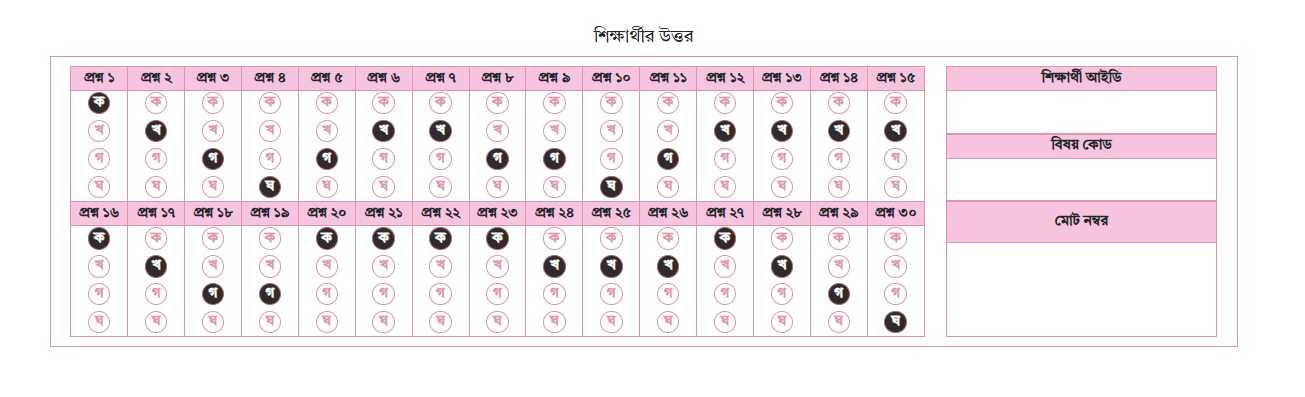
#> input picture omr4.png, 1305 x 397 px
$ python main-v-23.py
#> lines starting #> are read from the running program, lines starting #| are printed output that depends on the picture; after the words box and inside, x2 and y2 are one past the last pixel; in counts of white or black regions, pixels touching at a corner belong together
import cv2
import numpy as np
import os
from PIL import Image, ImageDraw, ImageFont


# --- Section 1: Image Preprocessing and Splitting ---

def display_and_split_biggest_rectangle_part(image_path):
    """
    Loads an image, finds the biggest rectangular part (assumed to be the OMR sheet),
    and splits it into the answer section (left) and info section (right),
    returning them as NumPy arrays and the bounding box of the main OMR part.

    Args:
        image_path (str): The path to the input image file.

    Returns:
        tuple: (answer_section_img, info_section_img, biggest_rect_bbox, answer_section_rel_bbox)
               where biggest_rect_bbox is (x, y, w, h) of the detected OMR sheet,
               and answer_section_rel_bbox is (x_rel, y_rel, w_rel, h_rel) relative to the biggest_rect_bbox,
               or (None, None, None, None) if the image cannot be loaded or no rectangle is found.
    """
#> called with image_path = 'omr4.png'
    image = cv2.imread(image_path)
#> image is the input picture: shape (397, 1305, 3); mean B, G, R 240.9, 236.9, 246.2

    if image is None:
        print(f"❌ Error: Could not load image from {image_path}")
        return None, None, None, None  # Return None for all on failure

    # Convert to grayscale for contour detection
    gray = cv2.cvtColor(image, cv2.COLOR_BGR2GRAY)
    # Apply binary inverse threshold to make text/marks white and background black
    # This helps in finding contours of the main OMR area. Adjust threshold if needed.
    _, thresh = cv2.threshold(gray, 200, 255, cv2.THRESH_BINARY_INV)
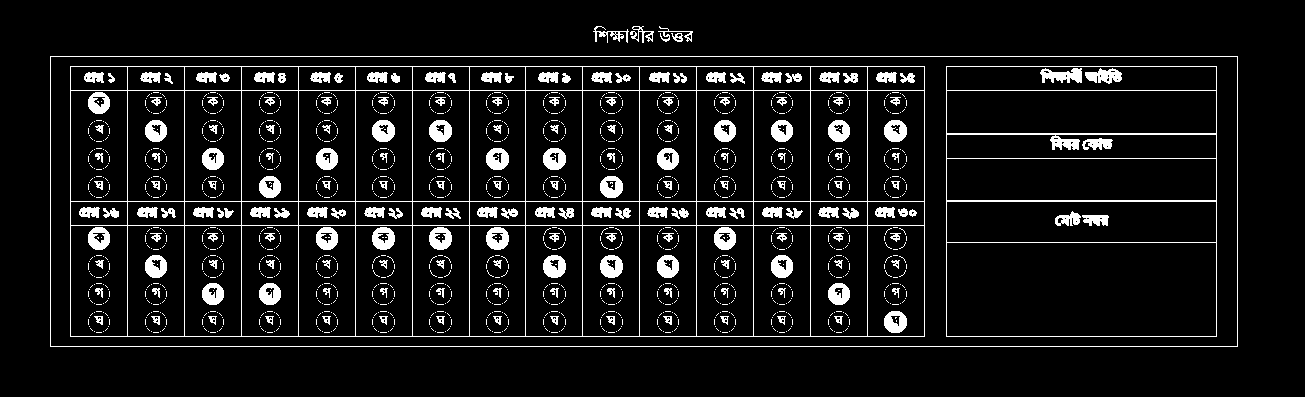
#> thresh: shape (397, 1305); 8.4% white; 1619 white regions (1423 under 20 px)

    # Find contours in the thresholded image
    contours, _ = cv2.findContours(thresh, cv2.RETR_EXTERNAL, cv2.CHAIN_APPROX_SIMPLE)
#> contours = 5 contours; box (x1, y1, x2, y2) and area: (50, 56, 1238, 347) 344230, (593, 26, 629, 43) 130, (630, 26, 654, 43) 106, (658, 26, 693, 42) 64, (671, 33, 683, 42) 56

    biggest_rect_bbox = None
    max_area = 0

    # Iterate through contours to find the largest quadrilateral (rectangle)
    for contour in contours:
        perimeter = cv2.arcLength(contour, True)
        # Approximate the contour to a polygon. 0.02 * perimeter is a common epsilon.
        approx = cv2.approxPolyDP(contour, 0.02 * perimeter, True)

        # Check if the approximated contour has 4 vertices (a quadrilateral)
        # and if its area is significant enough to be considered the OMR sheet.
        # Area threshold (1000) might need adjustment based on image resolution.
        if len(approx) == 4 and cv2.contourArea(approx) > 1000:
            x, y, w, h = cv2.boundingRect(approx)  # Get bounding rectangle coordinates
            area = w * h
            if area > max_area:  # Keep track of the biggest rectangle found
                max_area = area
                biggest_rect_bbox = (x, y, w, h)
#> this loop made 5 passes
#> (perimeter, approx, x, y, w, h, area, max_area) on pass 1: (2954, [[50, 56], [50, 346], [1237, 346], [1237, 56]], 50, 56, 1188, 291, 345708, 345708)
#> after the loop, max_area = 345708

    if biggest_rect_bbox:
        x, y, w, h = biggest_rect_bbox
        # Crop the biggest rectangular part from the original image
        rectangular_part = image[y:y + h, x:x + w]
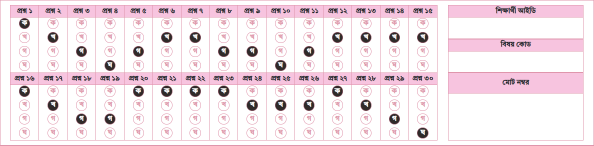
#> rectangular_part: shape (291, 1188, 3) (shown at 1/2 size); mean B, G, R 234.2, 228.2, 242.1

        # Split into initial answer section (left 75% width) and info section (right 25% width)
        # These percentages are assumptions based on typical OMR layouts and might need tuning.
        answer_section_with_outer = rectangular_part[:, 0:int(0.75 * w)]
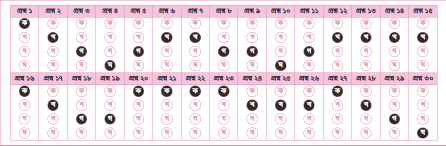
#> answer_section_with_outer: shape (291, 891, 3) (shown at 1/2 size); mean B, G, R 232.1, 226.7, 239.9
        info_section_with_outer = rectangular_part[:, int(0.75 * w):]

        # Function to find the main content within a section (removing surrounding white borders)
        def crop_white_borders(section_image):
            if section_image is None or section_image.size == 0:
                return section_image, (0, 0, 0, 0)  # Return empty if input is empty
            gray_section = cv2.cvtColor(section_image, cv2.COLOR_BGR2GRAY)
            # Re-threshold the section to find its internal content
            _, thresh_section = cv2.threshold(gray_section, 200, 255, cv2.THRESH_BINARY_INV)
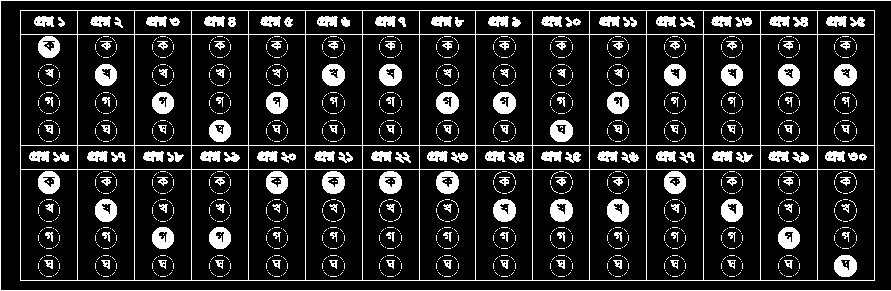
#> thresh_section: shape (291, 891); 14.4% white; 1609 white regions (1423 under 20 px)
            contours_section, _ = cv2.findContours(thresh_section, cv2.RETR_EXTERNAL, cv2.CHAIN_APPROX_SIMPLE)
#> contours_section = 2 contours, 1 with area under 20; largest, box (x1, y1, x2, y2) and area: (20, 10, 875, 281) 230580

            if contours_section:
                # Find the largest contour within the section and crop to its bounding box
                largest_contour_section = max(contours_section, key=cv2.contourArea)
#> largest_contour_section = [[20, 10], [20, 280], [874, 280], [874, 10]]
                x_sec, y_sec, w_sec, h_sec = cv2.boundingRect(largest_contour_section)
#> x_sec = 20; y_sec = 10; w_sec = 855; h_sec = 271
                cropped_img = section_image[y_sec:y_sec + h_sec, x_sec:x_sec + w_sec]
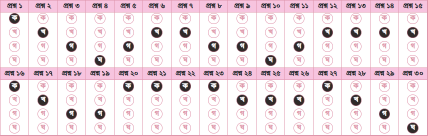
#> cropped_img: shape (271, 855, 3) (shown at 1/2 size); mean B, G, R 230.2, 224.3, 238.4
                return cropped_img, (x_sec, y_sec, w_sec, h_sec)
            return section_image, (0, 0, section_image.shape[1],
                                   section_image.shape[0])  # Return original if no significant contours found

        # Apply border cropping to both sections
        answer_section_without_outer, answer_section_inner_bbox = crop_white_borders(answer_section_with_outer)
#> answer_section_inner_bbox = (20, 10, 855, 271)
        info_section_without_outer, info_section_inner_bbox = crop_white_borders(
            info_section_with_outer)  # Get inner bbox too
#> in crop_white_borders (call 2), `gray_section = cv2.cvtColor(section_image, cv2.COLOR_BGR2GRAY)`:
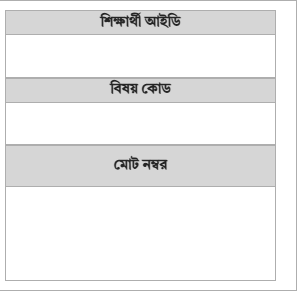
#> gray_section: shape (291, 297); min 36, max 255, mean 238.1
#> in crop_white_borders (call 2), `_, thresh_section = cv2.threshold(gray_section, 200, 255, cv2.THRESH_B..`:
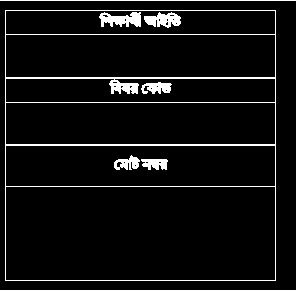
#> thresh_section: shape (291, 297); 6.5% white in thin lines or dots
#> in crop_white_borders (call 2), `contours_section, _ = cv2.findContours(thresh_section, cv2.RETR_EXTERN..`: contours_section = 2 contours, 1 with area under 20; largest, box (x1, y1, x2, y2) and area: (5, 10, 276, 281) 72900
#> in crop_white_borders (call 2), `largest_contour_section = max(contours_section, key=cv2.contourArea)`: largest_contour_section = [[5, 10], [5, 280], [275, 280], [275, 10]]
#> (the rest of the program and of its run is left out)
